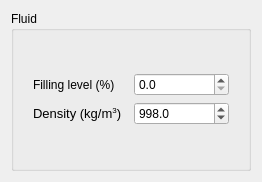
<?xml version="1.0" encoding="UTF-8"?>
<ui version="4.0">
 <class>TaskPanel</class>
 <widget class="QWidget" name="TaskPanel">
  <property name="geometry">
   <rect>
    <x>0</x>
    <y>0</y>
    <width>260</width>
    <height>180</height>
   </rect>
  </property>
  <property name="windowTitle">
   <string>Create new ship tank</string>
  </property>
  <layout class="QGridLayout" name="gridLayout">
   <item row="0" column="0">
    <widget class="QGroupBox" name="ShipDataBox">
     <property name="minimumSize">
      <size>
       <width>240</width>
       <height>160</height>
      </size>
     </property>
     <property name="title">
      <string>Fluid</string>
     </property>
     <property name="flat">
      <bool>false</bool>
     </property>
     <layout class="QGridLayout" name="gridLayout_2">
      <item row="0" column="0">
       <layout class="QVBoxLayout" name="verticalLayout_4" stretch="0,0">
        <property name="spacing">
         <number>6</number>
        </property>
        <property name="sizeConstraint">
         <enum>QLayout::SetDefaultConstraint</enum>
        </property>
        <item>
         <layout class="QHBoxLayout" name="horizontalLayout_2">
          <property name="sizeConstraint">
           <enum>QLayout::SetDefaultConstraint</enum>
          </property>
          <property name="leftMargin">
           <number>10</number>
          </property>
          <property name="topMargin">
           <number>0</number>
          </property>
          <property name="rightMargin">
           <number>10</number>
          </property>
          <property name="bottomMargin">
           <number>0</number>
          </property>
          <item>
           <widget class="QLabel" name="LevelLabel">
            <property name="text">
             <string>Filling level (%)</string>
            </property>
           </widget>
          </item>
          <item>
           <widget class="QDoubleSpinBox" name="Level">
            <property name="decimals">
             <number>1</number>
            </property>
            <property name="maximum">
             <double>100.000000000000000</double>
            </property>
            <property name="singleStep">
             <double>1.000000000000000</double>
            </property>
           </widget>
          </item>
         </layout>
        </item>
        <item>
         <layout class="QHBoxLayout" name="horizontalLayout_4">
          <property name="leftMargin">
           <number>10</number>
          </property>
          <property name="topMargin">
           <number>0</number>
          </property>
          <property name="rightMargin">
           <number>10</number>
          </property>
          <property name="bottomMargin">
           <number>0</number>
          </property>
          <item>
           <widget class="QLabel" name="DensityLabel">
            <property name="text">
             <string>&lt;!DOCTYPE HTML PUBLIC &quot;-//W3C//DTD HTML 4.0//EN&quot; &quot;http://www.w3.org/TR/REC-html40/strict.dtd&quot;&gt;
&lt;html&gt;&lt;head&gt;&lt;meta name=&quot;qrichtext&quot; content=&quot;1&quot; /&gt;&lt;style type=&quot;text/css&quot;&gt;
p, li { white-space: pre-wrap; }
&lt;/style&gt;&lt;/head&gt;&lt;body style=&quot; font-family:'Sans'; font-size:10pt; font-weight:400; font-style:normal;&quot;&gt;
&lt;p style=&quot; margin-top:0px; margin-bottom:0px; margin-left:0px; margin-right:0px; -qt-block-indent:0; text-indent:0px;&quot;&gt;Density (kg/m&lt;span style=&quot; vertical-align:super;&quot;&gt;3&lt;/span&gt;)&lt;/p&gt;&lt;/body&gt;&lt;/html&gt;</string>
            </property>
           </widget>
          </item>
          <item>
           <widget class="QDoubleSpinBox" name="Density">
            <property name="decimals">
             <number>1</number>
            </property>
            <property name="maximum">
             <double>1000000.000000000000000</double>
            </property>
            <property name="singleStep">
             <double>10.000000000000000</double>
            </property>
            <property name="value">
             <double>998.000000000000000</double>
            </property>
           </widget>
          </item>
         </layout>
        </item>
       </layout>
      </item>
     </layout>
    </widget>
   </item>
  </layout>
 </widget>
 <resources/>
 <connections/>
</ui>
